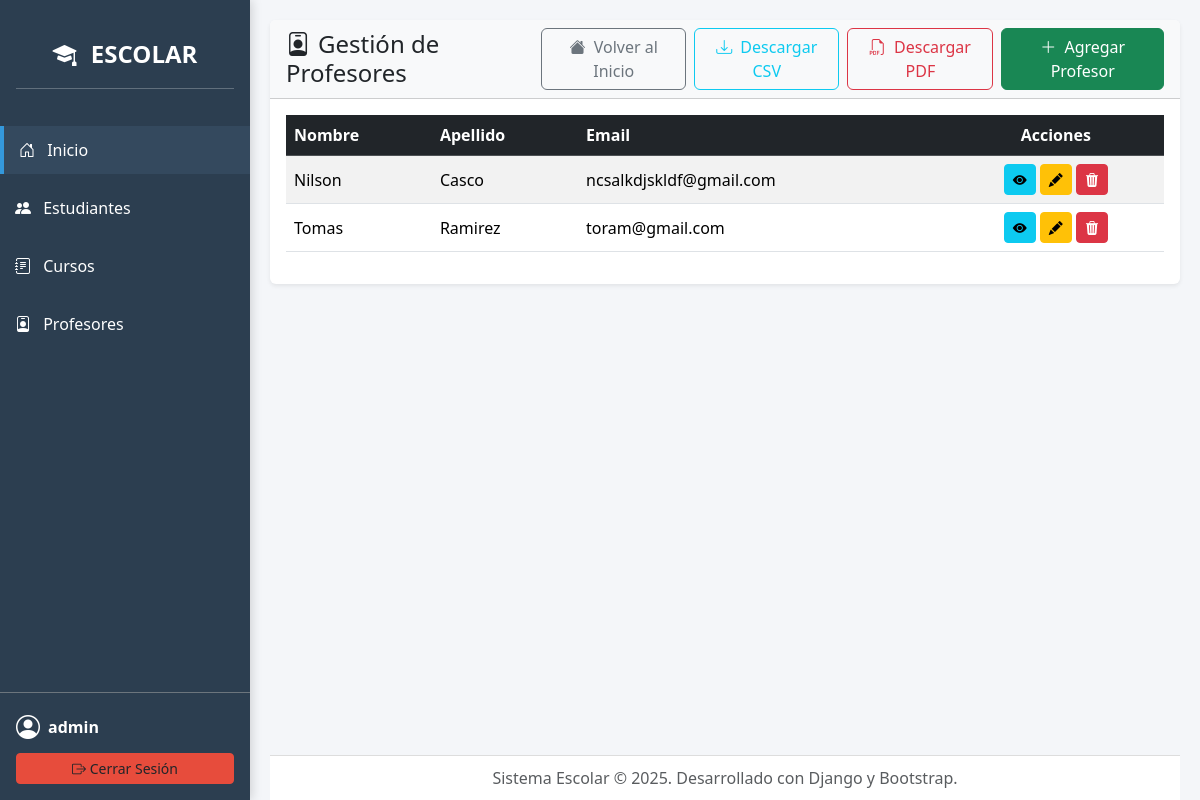
The app's page /profesores/ (signed in) with its own data.
### core/models.py (models this page shows, shortened)
class Profesor(models.Model):
    nombre = models.CharField(max_length=200)
    apellido = models.CharField(max_length=200, default='(sin apellido)')
    email = models.EmailField(blank=True)
    class Meta:
        verbose_name = "Profesor"
        verbose_name_plural = "Profesores"
        ordering = ['apellido', 'nombre']

### core/views.py (the view, shortened to what this page needs)
# urls.py: path('profesores/', views.ProfesorListView.as_view(), name='profesor_list'),
class ProfesorListView(LoginRequiredMixin, ListView):
    model = Profesor
    template_name = 'profesores/profesor_list.html'
    def get(self, request, *args, **kwargs):
        if request.GET.get('export') == 'csv':
            return self.export_csv()
        if request.GET.get('export') == 'pdf':
            return self.export_pdf()
        return super().get(request, *args, **kwargs)

### core/templates/profesores/profesor_list.html (shortened to what this page needs)
{% extends "base.html" %}
{% block content %}
<div class="card shadow-sm border-0">
    <div class="card-header bg-light d-flex justify-content-between align-items-center">
        <h4 class="mb-0"><i class="bi bi-person-badge me-2"></i>Gestión de Profesores</h4>
        <div class="d-flex gap-2">
            <a href="{% url 'home' %}" class="btn btn-outline-secondary">
                <i class="bi bi-house-fill me-1"></i> Volver al Inicio
            </a>
            <a href="?export=csv" class="btn btn-outline-info">
                <i class="bi bi-download me-1"></i> Descargar CSV
            </a>
            <a href="?export=pdf" class="btn btn-outline-danger">
                <i class="bi bi-filetype-pdf me-1"></i> Descargar PDF
            </a>
            <a href="{% url 'profesor_add' %}" class="btn btn-success">
                <i class="bi bi-plus-lg me-1"></i> Agregar Profesor
            </a>
        </div>
    </div>
    <div class="card-body">
        <div class="table-responsive">
            <table class="table table-striped table-hover align-middle">
                <thead class="table-dark">
                    <tr>
                        <th>Nombre</th>
                        <th>Apellido</th> <th>Email</th>
                        <th class="text-center">Acciones</th>
                    </tr>
                </thead>
                <tbody>
                    {% for profesor in object_list %}
                    <tr>
                        <td>{{ profesor.nombre }}</td>
                        <td>{{ profesor.apellido }}</td> <td>{{ profesor.email }}</td>
                        <td class="text-center">
                            <a href="{% url 'profesor_detail' profesor.pk %}" class="btn btn-info btn-sm" title="Ver"><i class="bi bi-eye-fill"></i></a>
                            <a href="{% url 'profesor_edit' profesor.pk %}" class="btn btn-warning btn-sm" title="Editar"><i class="bi bi-pencil-fill"></i></a>
                            <a href="{% url 'profesor_delete' profesor.pk %}" class="btn btn-danger btn-sm" title="Eliminar"><i class="bi bi-trash3-fill"></i></a>
                        </td>
                    </tr>
                    {% empty %}
                    <tr><td colspan="4" class="text-center text-muted">No se encontraron profesores.</td></tr>
                    {% endfor %}
                </tbody>
            </table>
        </div>
    </div>
</div>
{% endblock %}

### core/templates/base.html (shortened to what this page needs)
<!doctype html>
<html lang="es">
{% load static %}
<head>
    <link href="https://cdn.jsdelivr.net/npm/bootstrap@5.3.2/dist/css/bootstrap.min.css" rel="stylesheet">
    <link href="https://cdn.jsdelivr.net/npm/bootstrap-icons@1.11.1/font/bootstrap-icons.css" rel="stylesheet">
</head>
<body>
    <div class="sidebar d-flex flex-column">
        <div class="p-3 text-center">
            <a class="navbar-brand fw-bold" href="{% url 'home' %}">
                <i class="bi bi-mortarboard-fill me-2"></i> ESCOLAR
            </a>
            <hr class="text-white">
        </div>
<ul class="nav flex-column mb-auto">
    <li class="nav-item">
        <a class="nav-link text-white active" aria-current="page" href="{% url 'home' %}">
            <i class="bi bi-house-door me-2"></i> Inicio
        </a>
    </li>
    {% if user.is_authenticated %}
        <li class="nav-item">
            <a class="nav-link text-white" href="{% url 'estudiante_list' %}">
                <i class="bi bi-people-fill me-2"></i> Estudiantes
            </a>
        </li>
        <li class="nav-item">
            <a class="nav-link text-white" href="{% url 'curso_list' %}">
                <i class="bi bi-journal-text me-2"></i> Cursos
            </a>
        </li>
        <li class="nav-item">
            <a class="nav-link text-white" href="{% url 'profesor_list' %}">
                <i class="bi bi-person-badge me-2"></i> Profesores
            </a>
        </li>
    {% endif %}
</ul>
        <div class="user-info p-3 mt-auto border-top border-secondary">
            {% if user.is_authenticated %}
                <div class="d-flex align-items-center text-white mb-2">
                    <i class="bi bi-person-circle fs-4 me-2"></i>
                    <span class="fw-bold">{{ user.username }}</span>
                </div>
                <form method="POST" action="{% url 'logout' %}" class="d-inline w-100">
                    <button type="submit" class="btn logout-btn btn-sm w-100">
                        <i class="bi bi-box-arrow-right"></i> Cerrar Sesión
                    </button>
                </form>
            {% else %}
                <a class="btn btn-outline-light btn-sm w-100" href="{% url 'login' %}">
                    <i class="bi bi-box-arrow-in-right"></i> Iniciar Sesión
                </a>
            {% endif %}
        </div>
    </div>
    <div class="content-wrapper">
        <main class="pb-5">
            {% block content %}
            {% endblock %}
        </main>
        <footer class="app-footer text-muted">
            Sistema Escolar © 2025. Desarrollado con Django y Bootstrap.
        </footer>
    </div>
</body>
</html>

### core/templates/base.html (style rules this page uses)
body { background-color: #f4f6f9; font-family: "Segoe UI", sans-serif; margin: 0; padding: 0; display: flex; min-height: 100vh; }
.sidebar { width: 250px; flex-shrink: 0; background-color: #2c3e50; color: white; box-shadow: 2px 0 10px rgba(0, 0, 0, 0.15); position: sticky; top: 0; padding-top: 20px; }
.content-wrapper { flex-grow: 1; padding: 20px; padding-bottom: 70px; position: relative; }
.sidebar .nav-link { color: #bdc3c7; padding: 12px 15px; margin: 5px 0; transition: background-color 0.3s, color 0.3s; }
.sidebar .nav-link:hover, .sidebar .nav-link.active { background-color: #34495e; color: white; border-left: 4px solid #3498db; }
.sidebar .navbar-brand { color: white; font-size: 1.5rem; text-align: center; }
.app-footer { position: absolute; bottom: 0; width: calc(100% - 40px); background-color: #fff; color: #2c3e50; padding: 10px 0; text-align: center; border-top: 1px solid #ddd; }
.sidebar .logout-btn { background-color: #e74c3c; border-color: #e74c3c; }

### records on screen
Profesor: nombre "Nilson", apellido "Casco", email "ncsalkdjskldf@gmail.com"
Profesor: nombre "Tomas", apellido "Ramirez", email "toram@gmail.com"

### other values on screen
{{ user.username }} "admin"
